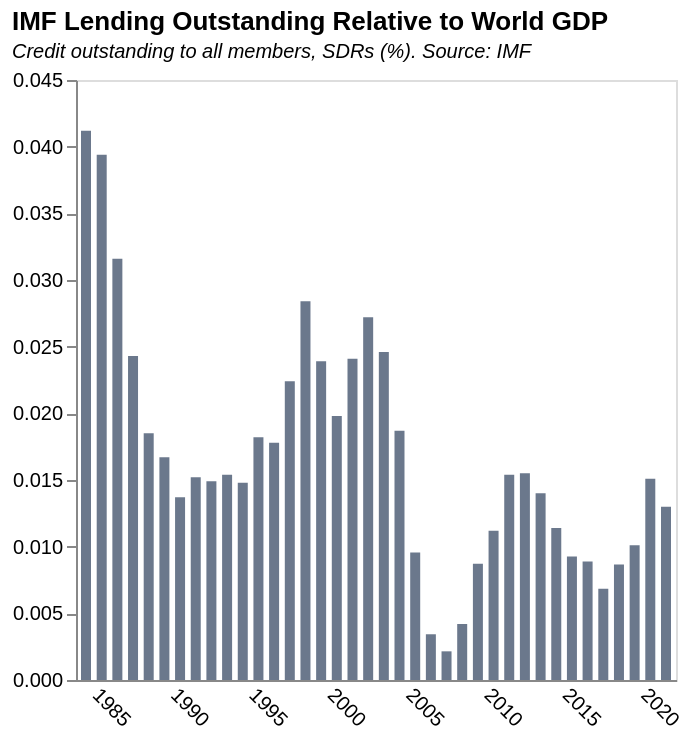

Write a Vega-Lite specification for this figure.
### Vega-Lite specification from a JSON file in a GitHub repository (floating-point values rounded to 4 significant figures)
{"$schema": "https://vega.github.io/schema/vega-lite/v5.json", "title": {"text": "IMF Lending Outstanding Relative to World GDP", "subtitle": "Credit outstanding to all members, SDRs (%). Source: IMF", "subtitleFontStyle": "italic", "subtitleFontSize": 10, "anchor": "start", "color": "black"}, "data": {"values": [{"Date": "12/31/2021", "GRA Purchases": "8.95E+10", "PRGT 1/2/": "1.46E+10", "Totals": "1.04E+11", "GDP": "7.99E+14", "TotalsdivGDP": "1.30E-04", "Year": "2021"}, {"Date": "12/31/2020", "GRA Purchases": "9.34E+10", "PRGT 1/2/": "1.25E+10", "Totals": "1.06E+11", "GDP": "7.02E+14", "TotalsdivGDP": "1.51E-04", "Year": "2020"}, {"Date": "12/31/2019", "GRA Purchases": "6.69E+10", "PRGT 1/2/": "6590835450", "Totals": "7.35E+10", "GDP": "7.25E+14", "TotalsdivGDP": "1.01E-04", "Year": "2019"}, {"Date": "12/31/2018", "GRA Purchases": "5.54E+10", "PRGT 1/2/": "6426181029", "Totals": "6.18E+10", "GDP": "7.14E+14", "TotalsdivGDP": "8.66E-05", "Year": "2018"}, {"Date": "12/31/2017", "GRA Purchases": "3.96E+10", "PRGT 1/2/": "6522280669", "Totals": "4.61E+10", "GDP": "6.73E+14", "TotalsdivGDP": "6.85E-05", "Year": "2017"}, {"Date": "12/31/2016", "GRA Purchases": "4.93E+10", "PRGT 1/2/": "6482647937", "Totals": "5.58E+10", "GDP": "6.28E+14", "TotalsdivGDP": "8.88E-05", "Year": "2016"}, {"Date": "12/31/2015", "GRA Purchases": "5.08E+10", "PRGT 1/2/": "6575911158", "Totals": "5.73E+10", "GDP": "6.19E+14", "TotalsdivGDP": "9.26E-05", "Year": "2015"}, {"Date": "12/31/2014", "GRA Purchases": "6.90E+10", "PRGT 1/2/": "6292755583", "Totals": "7.53E+10", "GDP": "6.60E+14", "TotalsdivGDP": "1.14E-04", "Year": "2014"}, {"Date": "12/31/2013", "GRA Purchases": "8.39E+10", "PRGT 1/2/": "6174392682", "Totals": "9.01E+10", "GDP": "6.42E+14", "TotalsdivGDP": "1.40E-04", "Year": "2013"}, {"Date": "12/31/2012", "GRA Purchases": "9.00E+10", "PRGT 1/2/": "5766292503", "Totals": "9.58E+10", "GDP": "6.19E+14", "TotalsdivGDP": "1.55E-04", "Year": "2012"}, {"Date": "12/31/2011", "GRA Purchases": "8.73E+10", "PRGT 1/2/": "5308609594", "Totals": "9.26E+10", "GDP": "6.03E+14", "TotalsdivGDP": "1.54E-04", "Year": "2011"}, {"Date": "12/31/2010", "GRA Purchases": "5.56E+10", "PRGT 1/2/": "4819344134", "Totals": "6.04E+10", "GDP": "5.39E+14", "TotalsdivGDP": "1.12E-04", "Year": "2010"}, {"Date": "12/31/2009", "GRA Purchases": "3.72E+10", "PRGT 1/2/": "5079705286", "Totals": "4.23E+10", "GDP": "4.85E+14", "TotalsdivGDP": "8.72E-05", "Year": "2009"}, {"Date": "12/31/2008", "GRA Purchases": "1.75E+10", "PRGT 1/2/": "3972372030", "Totals": "2.15E+10", "GDP": "5.11E+14", "TotalsdivGDP": "4.20E-05", "Year": "2008"}, {"Date": "12/31/2007", "GRA Purchases": "6036146757", "PRGT 1/2/": "3796945581", "Totals": "9833092338", "GDP": "4.57E+14", "TotalsdivGDP": "2.15E-05", "Year": "2007"}, {"Date": "12/31/2006", "GRA Purchases": "9822640239", "PRGT 1/2/": "3844020520", "Totals": "1.37E+10", "GDP": "3.99E+14", "TotalsdivGDP": "3.43E-05", "Year": "2006"}, {"Date": "12/31/2005", "GRA Purchases": "2.84E+10", "PRGT 1/2/": "6282121668", "Totals": "3.47E+10", "GDP": "3.63E+14", "TotalsdivGDP": "9.56E-05", "Year": "2005"}, {"Date": "12/31/2004", "GRA Purchases": "5.54E+10", "PRGT 1/2/": "6766029353", "Totals": "6.21E+10", "GDP": "3.32E+14", "TotalsdivGDP": "1.87E-04", "Year": "2004"}, {"Date": "12/31/2003", "GRA Purchases": "6.50E+10", "PRGT 1/2/": "6880893268", "Totals": "7.19E+10", "GDP": "2.92E+14", "TotalsdivGDP": "2.46E-04", "Year": "2003"}, {"Date": "12/31/2002", "GRA Purchases": "6.36E+10", "PRGT 1/2/": "6868671012", "Totals": "7.05E+10", "GDP": "2.59E+14", "TotalsdivGDP": "2.72E-04", "Year": "2002"}, {"Date": "12/31/2001", "GRA Purchases": "5.35E+10", "PRGT 1/2/": "6424578684", "Totals": "5.99E+10", "GDP": "2.49E+14", "TotalsdivGDP": "2.41E-04", "Year": "2001"}, {"Date": "12/31/2000", "GRA Purchases": "4.30E+10", "PRGT 1/2/": "6331595468", "Totals": "4.93E+10", "GDP": "2.49E+14", "TotalsdivGDP": "1.98E-04", "Year": "2000"}, {"Date": "12/31/1999", "GRA Purchases": "5.11E+10", "PRGT 1/2/": "6434274362", "Totals": "5.75E+10", "GDP": "2.41E+14", "TotalsdivGDP": "2.39E-04", "Year": "1999"}, {"Date": "12/31/1998", "GRA Purchases": "6.05E+10", "PRGT 1/2/": "6288825925", "Totals": "6.67E+10", "GDP": "2.35E+14", "TotalsdivGDP": "2.84E-04", "Year": "1998"}, {"Date": "12/31/1997", "GRA Purchases": "4.66E+10", "PRGT 1/2/": "6009867422", "Totals": "5.26E+10", "GDP": "2.35E+14", "TotalsdivGDP": "2.24E-04", "Year": "1997"}, {"Date": "12/31/1996", "GRA Purchases": "3.61E+10", "PRGT 1/2/": "5881609752", "Totals": "4.20E+10", "GDP": "2.36E+14", "TotalsdivGDP": "1.78E-04", "Year": "1996"}, {"Date": "12/31/1995", "GRA Purchases": "3.59E+10", "PRGT 1/2/": "5657438528", "Totals": "4.16E+10", "GDP": "2.29E+14", "TotalsdivGDP": "1.82E-04", "Year": "1995"}, {"Date": "12/31/1994", "GRA Purchases": "2.56E+10", "PRGT 1/2/": "4599768498", "Totals": "3.02E+10", "GDP": "2.04E+14", "TotalsdivGDP": "1.48E-04", "Year": "1994"}, {"Date": "12/31/1993", "GRA Purchases": "2.52E+10", "PRGT 1/2/": "3942792899", "Totals": "2.91E+10", "GDP": "1.89E+14", "TotalsdivGDP": "1.54E-04", "Year": "1993"}, {"Date": "12/31/1992", "GRA Purchases": "2.40E+10", "PRGT 1/2/": "3804463796", "Totals": "2.78E+10", "GDP": "1.87E+14", "TotalsdivGDP": "1.49E-04", "Year": "1992"}, {"Date": "12/31/1991", "GRA Purchases": "2.34E+10", "PRGT 1/2/": "3285717796", "Totals": "2.67E+10", "GDP": "1.75E+14", "TotalsdivGDP": "1.52E-04", "Year": "1991"}, {"Date": "12/31/1990", "GRA Purchases": "2.07E+10", "PRGT 1/2/": "2571911617", "Totals": "2.33E+10", "GDP": "1.70E+14", "TotalsdivGDP": "1.37E-04", "Year": "1990"}, {"Date": "12/31/1989", "GRA Purchases": "2.23E+10", "PRGT 1/2/": "2334886562", "Totals": "2.47E+10", "GDP": "1.48E+14", "TotalsdivGDP": "1.67E-04", "Year": "1989"}, {"Date": "12/31/1988", "GRA Purchases": "2.48E+10", "PRGT 1/2/": "1773964293", "Totals": "2.65E+10", "GDP": "1.43E+14", "TotalsdivGDP": "1.85E-04", "Year": "1988"}, {"Date": "12/31/1987", "GRA Purchases": "2.88E+10", "PRGT 1/2/": "1866342930", "Totals": "3.06E+10", "GDP": "1.26E+14", "TotalsdivGDP": "2.43E-04", "Year": "1987"}, {"Date": "12/31/1986", "GRA Purchases": "3.33E+10", "PRGT 1/2/": "2013169931", "Totals": "3.53E+10", "GDP": "1.12E+14", "TotalsdivGDP": "3.16E-04", "Year": "1986"}, {"Date": "12/31/1985", "GRA Purchases": "3.52E+10", "PRGT 1/2/": "2470247948", "Totals": "3.77E+10", "GDP": "9.56E+13", "TotalsdivGDP": "3.94E-04", "Year": "1985"}, {"Date": "12/31/1984", "GRA Purchases": "3.49E+10", "PRGT 1/2/": "2769874900", "Totals": "3.77E+10", "GDP": "9.15E+13", "TotalsdivGDP": "4.12E-04", "Year": "1984"}], "format": {"parse": {"Year": "date"}}}, "transform": [{"calculate": "datum. TotalsdivGDP*100", "as": "TotalsdivGDP100"}], "height": 300, "width": 300, "mark": {"type": "bar", "color": "#6b788c"}, "encoding": {"x": {"field": "Year", "type": "temporal", "axis": {"title": null, "grid": false, "ticks": false, "labelAngle": 45}}, "y": {"field": "TotalsdivGDP100", "type": "quantitative", "title": "", "axis": {"grid": false}}}}
